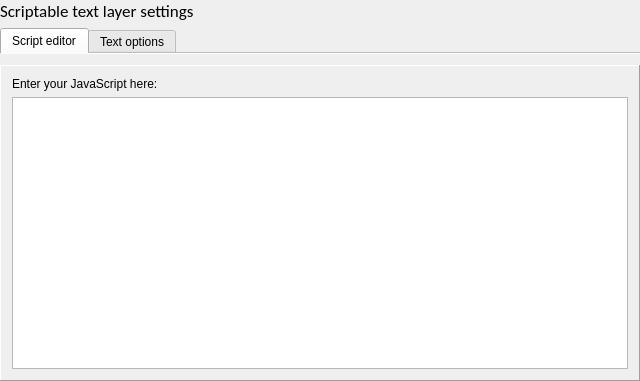
<?xml version="1.0" encoding="UTF-8"?>
<ui version="4.0">
 <class>ScriptTextLayerDialog</class>
 <widget class="QWidget" name="ScriptTextLayerDialog">
  <property name="geometry">
   <rect>
    <x>0</x>
    <y>0</y>
    <width>640</width>
    <height>381</height>
   </rect>
  </property>
  <property name="windowTitle">
   <string>Form</string>
  </property>
  <layout class="QVBoxLayout" name="verticalLayout">
   <property name="leftMargin">
    <number>0</number>
   </property>
   <property name="topMargin">
    <number>0</number>
   </property>
   <property name="rightMargin">
    <number>0</number>
   </property>
   <property name="bottomMargin">
    <number>0</number>
   </property>
   <item>
    <widget class="QLabel" name="label_3">
     <property name="font">
      <font>
       <family>Calibri</family>
       <pointsize>13</pointsize>
      </font>
     </property>
     <property name="text">
      <string>Scriptable text layer settings</string>
     </property>
    </widget>
   </item>
   <item>
    <widget class="QTabWidget" name="tabWidget">
     <property name="currentIndex">
      <number>0</number>
     </property>
     <property name="documentMode">
      <bool>true</bool>
     </property>
     <widget class="QWidget" name="tab">
      <attribute name="title">
       <string>Script editor</string>
      </attribute>
      <layout class="QVBoxLayout" name="verticalLayout_3">
       <property name="leftMargin">
        <number>0</number>
       </property>
       <property name="rightMargin">
        <number>0</number>
       </property>
       <property name="bottomMargin">
        <number>0</number>
       </property>
       <item>
        <widget class="StyledFrame" name="frame_2">
         <property name="frameShape">
          <enum>QFrame::Panel</enum>
         </property>
         <property name="frameShadow">
          <enum>QFrame::Raised</enum>
         </property>
         <layout class="QVBoxLayout" name="verticalLayout_2">
          <item>
           <widget class="QLabel" name="label_9">
            <property name="text">
             <string>Enter your JavaScript here:</string>
            </property>
           </widget>
          </item>
          <item>
           <widget class="QPlainTextEdit" name="scriptEdit">
            <property name="font">
             <font>
              <family>Consolas</family>
             </font>
            </property>
            <property name="lineWrapMode">
             <enum>QPlainTextEdit::NoWrap</enum>
            </property>
            <property name="tabStopWidth">
             <number>24</number>
            </property>
           </widget>
          </item>
         </layout>
        </widget>
       </item>
      </layout>
     </widget>
     <widget class="QWidget" name="tab_2">
      <attribute name="title">
       <string>Text options</string>
      </attribute>
      <layout class="QVBoxLayout" name="verticalLayout_4">
       <property name="leftMargin">
        <number>0</number>
       </property>
       <property name="rightMargin">
        <number>0</number>
       </property>
       <property name="bottomMargin">
        <number>0</number>
       </property>
       <item>
        <widget class="StyledFrame" name="frame_5">
         <property name="frameShape">
          <enum>QFrame::Panel</enum>
         </property>
         <property name="frameShadow">
          <enum>QFrame::Raised</enum>
         </property>
         <layout class="QGridLayout" name="gridLayout_4">
          <item row="0" column="0">
           <widget class="QLabel" name="label_8">
            <property name="minimumSize">
             <size>
              <width>120</width>
              <height>0</height>
             </size>
            </property>
            <property name="text">
             <string>Font settings:</string>
            </property>
            <property name="buddy">
             <cstring>fontEdit</cstring>
            </property>
           </widget>
          </item>
          <item row="0" column="1">
           <widget class="QWidget" name="widget" native="true">
            <layout class="QHBoxLayout" name="horizontalLayout">
             <property name="spacing">
              <number>2</number>
             </property>
             <property name="leftMargin">
              <number>0</number>
             </property>
             <property name="topMargin">
              <number>0</number>
             </property>
             <property name="rightMargin">
              <number>0</number>
             </property>
             <property name="bottomMargin">
              <number>0</number>
             </property>
             <item>
              <widget class="QFontComboBox" name="fontEdit">
               <property name="toolTip">
                <string>Font</string>
               </property>
               <property name="currentFont">
                <font/>
               </property>
              </widget>
             </item>
             <item>
              <widget class="QSpinBox" name="fontSizeEdit">
               <property name="maximumSize">
                <size>
                 <width>16777215</width>
                 <height>20</height>
                </size>
               </property>
               <property name="toolTip">
                <string>Font size</string>
               </property>
               <property name="minimum">
                <number>1</number>
               </property>
               <property name="maximum">
                <number>500</number>
               </property>
              </widget>
             </item>
             <item>
              <widget class="Line" name="line">
               <property name="orientation">
                <enum>Qt::Vertical</enum>
               </property>
              </widget>
             </item>
             <item>
              <widget class="QToolButton" name="boldBtn">
               <property name="maximumSize">
                <size>
                 <width>20</width>
                 <height>20</height>
                </size>
               </property>
               <property name="toolTip">
                <string>Bold</string>
               </property>
               <property name="text">
                <string>Bold</string>
               </property>
               <property name="icon">
                <iconset resource="../MishiraApp.qrc">
                 <normaloff>:/Resources/wysiwyg-bold.png</normaloff>:/Resources/wysiwyg-bold.png</iconset>
               </property>
               <property name="checkable">
                <bool>true</bool>
               </property>
               <property name="checked">
                <bool>false</bool>
               </property>
               <property name="autoRaise">
                <bool>true</bool>
               </property>
              </widget>
             </item>
             <item>
              <widget class="QToolButton" name="italicBtn">
               <property name="maximumSize">
                <size>
                 <width>20</width>
                 <height>20</height>
                </size>
               </property>
               <property name="toolTip">
                <string>Italic</string>
               </property>
               <property name="text">
                <string>Italic</string>
               </property>
               <property name="icon">
                <iconset resource="../MishiraApp.qrc">
                 <normaloff>:/Resources/wysiwyg-italic.png</normaloff>:/Resources/wysiwyg-italic.png</iconset>
               </property>
               <property name="checkable">
                <bool>true</bool>
               </property>
               <property name="autoRaise">
                <bool>true</bool>
               </property>
              </widget>
             </item>
             <item>
              <widget class="QToolButton" name="underlineBtn">
               <property name="maximumSize">
                <size>
                 <width>20</width>
                 <height>20</height>
                </size>
               </property>
               <property name="toolTip">
                <string>Underline</string>
               </property>
               <property name="text">
                <string>Underline</string>
               </property>
               <property name="icon">
                <iconset resource="../MishiraApp.qrc">
                 <normaloff>:/Resources/wysiwyg-underline.png</normaloff>:/Resources/wysiwyg-underline.png</iconset>
               </property>
               <property name="checkable">
                <bool>true</bool>
               </property>
               <property name="autoRaise">
                <bool>true</bool>
               </property>
              </widget>
             </item>
             <item>
              <widget class="Line" name="line_2">
               <property name="orientation">
                <enum>Qt::Vertical</enum>
               </property>
              </widget>
             </item>
             <item>
              <widget class="ColorButton" name="colorBtn">
               <property name="maximumSize">
                <size>
                 <width>20</width>
                 <height>20</height>
                </size>
               </property>
               <property name="toolTip">
                <string>Text color</string>
               </property>
               <property name="flat">
                <bool>true</bool>
               </property>
              </widget>
             </item>
             <item>
              <spacer name="horizontalSpacer_4">
               <property name="orientation">
                <enum>Qt::Horizontal</enum>
               </property>
               <property name="sizeHint" stdset="0">
                <size>
                 <width>0</width>
                 <height>5</height>
                </size>
               </property>
              </spacer>
             </item>
            </layout>
           </widget>
          </item>
          <item row="1" column="1">
           <widget class="QLabel" name="label_4">
            <property name="font">
             <font>
              <pointsize>7</pointsize>
             </font>
            </property>
            <property name="text">
             <string>Text alignment is the same as the layer alignment.</string>
            </property>
            <property name="wordWrap">
             <bool>true</bool>
            </property>
           </widget>
          </item>
         </layout>
        </widget>
       </item>
       <item>
        <widget class="StyledFrame" name="frame">
         <property name="frameShape">
          <enum>QFrame::Panel</enum>
         </property>
         <property name="frameShadow">
          <enum>QFrame::Raised</enum>
         </property>
         <layout class="QGridLayout" name="gridLayout">
          <item row="0" column="0">
           <widget class="QLabel" name="label">
            <property name="minimumSize">
             <size>
              <width>120</width>
              <height>0</height>
             </size>
            </property>
            <property name="text">
             <string>Stroke size:</string>
            </property>
            <property name="buddy">
             <cstring>strokeSizeEdit</cstring>
            </property>
           </widget>
          </item>
          <item row="1" column="0">
           <widget class="QLabel" name="label_2">
            <property name="text">
             <string>Stroke color:</string>
            </property>
            <property name="buddy">
             <cstring>strokeColorBtn</cstring>
            </property>
           </widget>
          </item>
          <item row="0" column="1">
           <widget class="UnitLineEdit" name="strokeSizeEdit">
            <property name="maximumSize">
             <size>
              <width>75</width>
              <height>16777215</height>
             </size>
            </property>
           </widget>
          </item>
          <item row="0" column="2">
           <spacer name="horizontalSpacer_2">
            <property name="orientation">
             <enum>Qt::Horizontal</enum>
            </property>
            <property name="sizeHint" stdset="0">
             <size>
              <width>40</width>
              <height>20</height>
             </size>
            </property>
           </spacer>
          </item>
          <item row="1" column="1">
           <widget class="ColorButton" name="strokeColorBtn">
            <property name="minimumSize">
             <size>
              <width>75</width>
              <height>0</height>
             </size>
            </property>
            <property name="maximumSize">
             <size>
              <width>75</width>
              <height>16777215</height>
             </size>
            </property>
           </widget>
          </item>
         </layout>
        </widget>
       </item>
       <item>
        <widget class="StyledFrame" name="frame_3">
         <property name="frameShape">
          <enum>QFrame::Panel</enum>
         </property>
         <property name="frameShadow">
          <enum>QFrame::Raised</enum>
         </property>
         <layout class="QGridLayout" name="gridLayout_2">
          <item row="0" column="0">
           <widget class="QLabel" name="label_5">
            <property name="minimumSize">
             <size>
              <width>120</width>
              <height>0</height>
             </size>
            </property>
            <property name="text">
             <string>Word wrapping:</string>
            </property>
            <property name="buddy">
             <cstring>wordWrapBtn</cstring>
            </property>
           </widget>
          </item>
          <item row="0" column="1">
           <widget class="QWidget" name="widget_3" native="true">
            <layout class="QHBoxLayout" name="horizontalLayout_3" stretch="1,1,3">
             <property name="leftMargin">
              <number>0</number>
             </property>
             <property name="topMargin">
              <number>0</number>
             </property>
             <property name="rightMargin">
              <number>0</number>
             </property>
             <property name="bottomMargin">
              <number>0</number>
             </property>
             <item>
              <widget class="QRadioButton" name="wordWrapBtn">
               <property name="text">
                <string>Enabled</string>
               </property>
              </widget>
             </item>
             <item>
              <widget class="QRadioButton" name="noWordWrapBtn">
               <property name="text">
                <string>Disabled</string>
               </property>
              </widget>
             </item>
             <item>
              <spacer name="horizontalSpacer">
               <property name="orientation">
                <enum>Qt::Horizontal</enum>
               </property>
               <property name="sizeHint" stdset="0">
                <size>
                 <width>20</width>
                 <height>5</height>
                </size>
               </property>
              </spacer>
             </item>
            </layout>
           </widget>
          </item>
         </layout>
        </widget>
       </item>
       <item>
        <widget class="StyledFrame" name="frame_4">
         <property name="frameShape">
          <enum>QFrame::Panel</enum>
         </property>
         <property name="frameShadow">
          <enum>QFrame::Raised</enum>
         </property>
         <layout class="QGridLayout" name="gridLayout_3" columnstretch="0,1,3">
          <item row="0" column="0">
           <widget class="QLabel" name="label_6">
            <property name="minimumSize">
             <size>
              <width>120</width>
              <height>0</height>
             </size>
            </property>
            <property name="text">
             <string>Horizontal scroll speed:</string>
            </property>
            <property name="buddy">
             <cstring>xScrollEdit</cstring>
            </property>
           </widget>
          </item>
          <item row="0" column="1">
           <widget class="UnitLineEdit" name="xScrollEdit"/>
          </item>
          <item row="0" column="2">
           <spacer name="horizontalSpacer_3">
            <property name="orientation">
             <enum>Qt::Horizontal</enum>
            </property>
            <property name="sizeHint" stdset="0">
             <size>
              <width>363</width>
              <height>20</height>
             </size>
            </property>
           </spacer>
          </item>
          <item row="1" column="0">
           <widget class="QLabel" name="label_7">
            <property name="minimumSize">
             <size>
              <width>120</width>
              <height>0</height>
             </size>
            </property>
            <property name="text">
             <string>Vertical scroll speed:</string>
            </property>
            <property name="buddy">
             <cstring>yScrollEdit</cstring>
            </property>
           </widget>
          </item>
          <item row="1" column="1">
           <widget class="UnitLineEdit" name="yScrollEdit"/>
          </item>
         </layout>
        </widget>
       </item>
       <item>
        <spacer name="verticalSpacer">
         <property name="orientation">
          <enum>Qt::Vertical</enum>
         </property>
         <property name="sizeHint" stdset="0">
          <size>
           <width>20</width>
           <height>5</height>
          </size>
         </property>
        </spacer>
       </item>
      </layout>
     </widget>
    </widget>
   </item>
  </layout>
 </widget>
 <layoutdefault spacing="6" margin="11"/>
 <customwidgets>
  <customwidget>
   <class>StyledFrame</class>
   <extends>QFrame</extends>
   <header>Widgets/styledframe.h</header>
   <container>1</container>
  </customwidget>
  <customwidget>
   <class>ColorButton</class>
   <extends>QPushButton</extends>
   <header>Widgets/colorbutton.h</header>
  </customwidget>
  <customwidget>
   <class>UnitLineEdit</class>
   <extends>QLineEdit</extends>
   <header>Widgets/unitlineedit.h</header>
  </customwidget>
 </customwidgets>
 <tabstops>
  <tabstop>tabWidget</tabstop>
  <tabstop>scriptEdit</tabstop>
  <tabstop>fontEdit</tabstop>
  <tabstop>fontSizeEdit</tabstop>
  <tabstop>boldBtn</tabstop>
  <tabstop>italicBtn</tabstop>
  <tabstop>underlineBtn</tabstop>
  <tabstop>colorBtn</tabstop>
  <tabstop>strokeSizeEdit</tabstop>
  <tabstop>strokeColorBtn</tabstop>
  <tabstop>wordWrapBtn</tabstop>
  <tabstop>noWordWrapBtn</tabstop>
  <tabstop>xScrollEdit</tabstop>
  <tabstop>yScrollEdit</tabstop>
 </tabstops>
 <resources>
  <include location="../MishiraApp.qrc"/>
 </resources>
 <connections/>
</ui>
